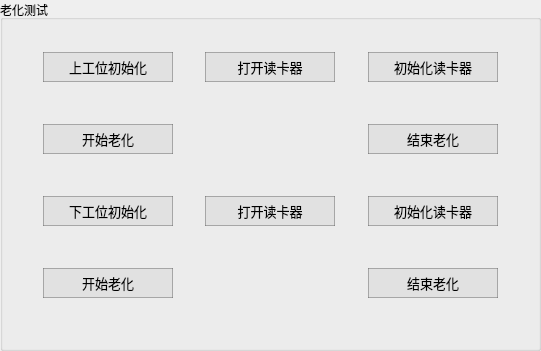
       <widget class="QGroupBox" name="groupBox_26">
        <property name="geometry">
         <rect>
          <x>910</x>
          <y>470</y>
          <width>541</width>
          <height>351</height>
         </rect>
        </property>
        <property name="title">
         <string>老化测试</string>
        </property>
        <layout class="QGridLayout" name="gridLayout_25">
         <property name="leftMargin">
          <number>40</number>
         </property>
         <property name="rightMargin">
          <number>40</number>
         </property>
         <item row="0" column="0">
          <layout class="QHBoxLayout" name="horizontalLayout_133">
           <property name="bottomMargin">
            <number>15</number>
           </property>
           <item>
            <widget class="QPushButton" name="button_upSlotInit_Burn">
             <property name="minimumSize">
              <size>
               <width>130</width>
               <height>30</height>
              </size>
             </property>
             <property name="font">
              <font>
               <pointsize>10</pointsize>
              </font>
             </property>
             <property name="styleSheet">
              <string notr="true">QPushButton{
	border-style:solid;
	border-width:1px;
	color: rgb(0, 0, 0);
	background-color: rgba(225, 225, 225);
	border-color:rgba(100, 100, 100, 120);
}

QPushButton:hover{
	color:rgba(0,0,0,200);
	background-color:rgb(240, 248, 248);
	border-color: rgb(0, 150, 250);
}

QPushButton:pressed{
	border-style:inset;
	color:rgba(0,0,0,150);
	background-color: rgba(225, 225, 225);
	border-color: rgba(0, 163, 245);
}</string>
             </property>
             <property name="text">
              <string>上工位初始化</string>
             </property>
            </widget>
           </item>
           <item>
            <spacer name="horizontalSpacer_109">
             <property name="orientation">
              <enum>Qt::Horizontal</enum>
             </property>
             <property name="sizeHint" stdset="0">
              <size>
               <width>40</width>
               <height>20</height>
              </size>
             </property>
            </spacer>
           </item>
           <item>
            <widget class="QPushButton" name="button_upSlotOpenReader">
             <property name="minimumSize">
              <size>
               <width>130</width>
               <height>30</height>
              </size>
             </property>
             <property name="font">
              <font>
               <pointsize>10</pointsize>
              </font>
             </property>
             <property name="styleSheet">
              <string notr="true">QPushButton{
	border-style:solid;
	border-width:1px;
	color: rgb(0, 0, 0);
	background-color: rgba(225, 225, 225);
	border-color:rgba(100, 100, 100, 120);
}

QPushButton:hover{
	color:rgba(0,0,0,200);
	background-color:rgb(240, 248, 248);
	border-color: rgb(0, 150, 250);
}

QPushButton:pressed{
	border-style:inset;
	color:rgba(0,0,0,150);
	background-color: rgba(225, 225, 225);
	border-color: rgba(0, 163, 245);
}</string>
             </property>
             <property name="text">
              <string>打开读卡器</string>
             </property>
            </widget>
           </item>
           <item>
            <spacer name="horizontalSpacer_28">
             <property name="orientation">
              <enum>Qt::Horizontal</enum>
             </property>
             <property name="sizeHint" stdset="0">
              <size>
               <width>40</width>
               <height>20</height>
              </size>
             </property>
            </spacer>
           </item>
           <item>
            <widget class="QPushButton" name="button_upSlotInitReader">
             <property name="minimumSize">
              <size>
               <width>130</width>
               <height>30</height>
              </size>
             </property>
             <property name="font">
              <font>
               <pointsize>10</pointsize>
              </font>
             </property>
             <property name="styleSheet">
              <string notr="true">QPushButton{
	border-style:solid;
	border-width:1px;
	color: rgb(0, 0, 0);
	background-color: rgba(225, 225, 225);
	border-color:rgba(100, 100, 100, 120);
}

QPushButton:hover{
	color:rgba(0,0,0,200);
	background-color:rgb(240, 248, 248);
	border-color: rgb(0, 150, 250);
}

QPushButton:pressed{
	border-style:inset;
	color:rgba(0,0,0,150);
	background-color: rgba(225, 225, 225);
	border-color: rgba(0, 163, 245);
}</string>
             </property>
             <property name="text">
              <string>初始化读卡器</string>
             </property>
            </widget>
           </item>
          </layout>
         </item>
         <item row="2" column="0">
          <layout class="QHBoxLayout" name="horizontalLayout_135">
           <property name="bottomMargin">
            <number>15</number>
           </property>
           <item>
            <widget class="QPushButton" name="button_downSlotInit_Burn">
             <property name="minimumSize">
              <size>
               <width>130</width>
               <height>30</height>
              </size>
             </property>
             <property name="font">
              <font>
               <pointsize>10</pointsize>
              </font>
             </property>
             <property name="styleSheet">
              <string notr="true">QPushButton{
	border-style:solid;
	border-width:1px;
	color: rgb(0, 0, 0);
	background-color: rgba(225, 225, 225);
	border-color:rgba(100, 100, 100, 120);
}

QPushButton:hover{
	color:rgba(0,0,0,200);
	background-color:rgb(240, 248, 248);
	border-color: rgb(0, 150, 250);
}

QPushButton:pressed{
	border-style:inset;
	color:rgba(0,0,0,150);
	background-color: rgba(225, 225, 225);
	border-color: rgba(0, 163, 245);
}</string>
             </property>
             <property name="text">
              <string>下工位初始化</string>
             </property>
            </widget>
           </item>
           <item>
            <spacer name="horizontalSpacer_112">
             <property name="orientation">
              <enum>Qt::Horizontal</enum>
             </property>
             <property name="sizeHint" stdset="0">
              <size>
               <width>40</width>
               <height>20</height>
              </size>
             </property>
            </spacer>
           </item>
           <item>
            <widget class="QPushButton" name="button_downSlotOpenReader">
             <property name="minimumSize">
              <size>
               <width>130</width>
               <height>30</height>
              </size>
             </property>
             <property name="font">
              <font>
               <pointsize>10</pointsize>
              </font>
             </property>
             <property name="styleSheet">
              <string notr="true">QPushButton{
	border-style:solid;
	border-width:1px;
	color: rgb(0, 0, 0);
	background-color: rgba(225, 225, 225);
	border-color:rgba(100, 100, 100, 120);
}

QPushButton:hover{
	color:rgba(0,0,0,200);
	background-color:rgb(240, 248, 248);
	border-color: rgb(0, 150, 250);
}

QPushButton:pressed{
	border-style:inset;
	color:rgba(0,0,0,150);
	background-color: rgba(225, 225, 225);
	border-color: rgba(0, 163, 245);
}</string>
             </property>
             <property name="text">
              <string>打开读卡器</string>
             </property>
            </widget>
           </item>
           <item>
            <spacer name="horizontalSpacer_73">
             <property name="orientation">
              <enum>Qt::Horizontal</enum>
             </property>
             <property name="sizeHint" stdset="0">
              <size>
               <width>40</width>
               <height>20</height>
              </size>
             </property>
            </spacer>
           </item>
           <item>
            <widget class="QPushButton" name="button_downSlotInitReader">
             <property name="minimumSize">
              <size>
               <width>130</width>
               <height>30</height>
              </size>
             </property>
             <property name="font">
              <font>
               <pointsize>10</pointsize>
              </font>
             </property>
             <property name="styleSheet">
              <string notr="true">QPushButton{
	border-style:solid;
	border-width:1px;
	color: rgb(0, 0, 0);
	background-color: rgba(225, 225, 225);
	border-color:rgba(100, 100, 100, 120);
}

QPushButton:hover{
	color:rgba(0,0,0,200);
	background-color:rgb(240, 248, 248);
	border-color: rgb(0, 150, 250);
}

QPushButton:pressed{
	border-style:inset;
	color:rgba(0,0,0,150);
	background-color: rgba(225, 225, 225);
	border-color: rgba(0, 163, 245);
}</string>
             </property>
             <property name="text">
              <string>初始化读卡器</string>
             </property>
            </widget>
           </item>
          </layout>
         </item>
         <item row="1" column="0">
          <layout class="QHBoxLayout" name="horizontalLayout_150">
           <property name="bottomMargin">
            <number>15</number>
           </property>
           <item>
            <widget class="QPushButton" name="button_upSlotStartBurn">
             <property name="minimumSize">
              <size>
               <width>130</width>
               <height>30</height>
              </size>
             </property>
             <property name="font">
              <font>
               <pointsize>10</pointsize>
              </font>
             </property>
             <property name="styleSheet">
              <string notr="true">QPushButton{
	border-style:solid;
	border-width:1px;
	color: rgb(0, 0, 0);
	background-color: rgba(225, 225, 225);
	border-color:rgba(100, 100, 100, 120);
}

QPushButton:hover{
	color:rgba(0,0,0,200);
	background-color:rgb(240, 248, 248);
	border-color: rgb(0, 150, 250);
}

QPushButton:pressed{
	border-style:inset;
	color:rgba(0,0,0,150);
	background-color: rgba(225, 225, 225);
	border-color: rgba(0, 163, 245);
}</string>
             </property>
             <property name="text">
              <string>开始老化</string>
             </property>
            </widget>
           </item>
           <item>
            <spacer name="horizontalSpacer_111">
             <property name="orientation">
              <enum>Qt::Horizontal</enum>
             </property>
             <property name="sizeHint" stdset="0">
              <size>
               <width>40</width>
               <height>20</height>
              </size>
             </property>
            </spacer>
           </item>
           <item>
            <widget class="QPushButton" name="button_upSlotStopBurn">
             <property name="minimumSize">
              <size>
               <width>130</width>
               <height>30</height>
              </size>
             </property>
             <property name="font">
              <font>
               <pointsize>10</pointsize>
              </font>
             </property>
             <property name="styleSheet">
              <string notr="true">QPushButton{
	border-style:solid;
	border-width:1px;
	color: rgb(0, 0, 0);
	background-color: rgba(225, 225, 225);
	border-color:rgba(100, 100, 100, 120);
}

QPushButton:hover{
	color:rgba(0,0,0,200);
	background-color:rgb(240, 248, 248);
	border-color: rgb(0, 150, 250);
}

QPushButton:pressed{
	border-style:inset;
	color:rgba(0,0,0,150);
	background-color: rgba(225, 225, 225);
	border-color: rgba(0, 163, 245);
}</string>
             </property>
             <property name="text">
              <string>结束老化</string>
             </property>
            </widget>
           </item>
          </layout>
         </item>
         <item row="3" column="0">
          <layout class="QHBoxLayout" name="horizontalLayout_151">
           <property name="bottomMargin">
            <number>15</number>
           </property>
           <item>
            <widget class="QPushButton" name="button_downSlotStartBurn">
             <property name="minimumSize">
              <size>
               <width>130</width>
               <height>30</height>
              </size>
             </property>
             <property name="font">
              <font>
               <pointsize>10</pointsize>
              </font>
             </property>
             <property name="styleSheet">
              <string notr="true">QPushButton{
	border-style:solid;
	border-width:1px;
	color: rgb(0, 0, 0);
	background-color: rgba(225, 225, 225);
	border-color:rgba(100, 100, 100, 120);
}

QPushButton:hover{
	color:rgba(0,0,0,200);
	background-color:rgb(240, 248, 248);
	border-color: rgb(0, 150, 250);
}

QPushButton:pressed{
	border-style:inset;
	color:rgba(0,0,0,150);
	background-color: rgba(225, 225, 225);
	border-color: rgba(0, 163, 245);
}</string>
             </property>
             <property name="text">
              <string>开始老化</string>
             </property>
            </widget>
           </item>
           <item>
            <spacer name="horizontalSpacer_113">
             <property name="orientation">
              <enum>Qt::Horizontal</enum>
             </property>
             <property name="sizeHint" stdset="0">
              <size>
               <width>40</width>
               <height>20</height>
              </size>
             </property>
            </spacer>
           </item>
           <item>
            <widget class="QPushButton" name="button_downSlotStopBurn">
             <property name="minimumSize">
              <size>
               <width>130</width>
               <height>30</height>
              </size>
             </property>
             <property name="font">
              <font>
               <pointsize>10</pointsize>
              </font>
             </property>
             <property name="styleSheet">
              <string notr="true">QPushButton{
	border-style:solid;
	border-width:1px;
	color: rgb(0, 0, 0);
	background-color: rgba(225, 225, 225);
	border-color:rgba(100, 100, 100, 120);
}

QPushButton:hover{
	color:rgba(0,0,0,200);
	background-color:rgb(240, 248, 248);
	border-color: rgb(0, 150, 250);
}

QPushButton:pressed{
	border-style:inset;
	color:rgba(0,0,0,150);
	background-color: rgba(225, 225, 225);
	border-color: rgba(0, 163, 245);
}</string>
             </property>
             <property name="text">
              <string>结束老化</string>
             </property>
            </widget>
           </item>
          </layout>
         </item>
        </layout>
       </widget>
